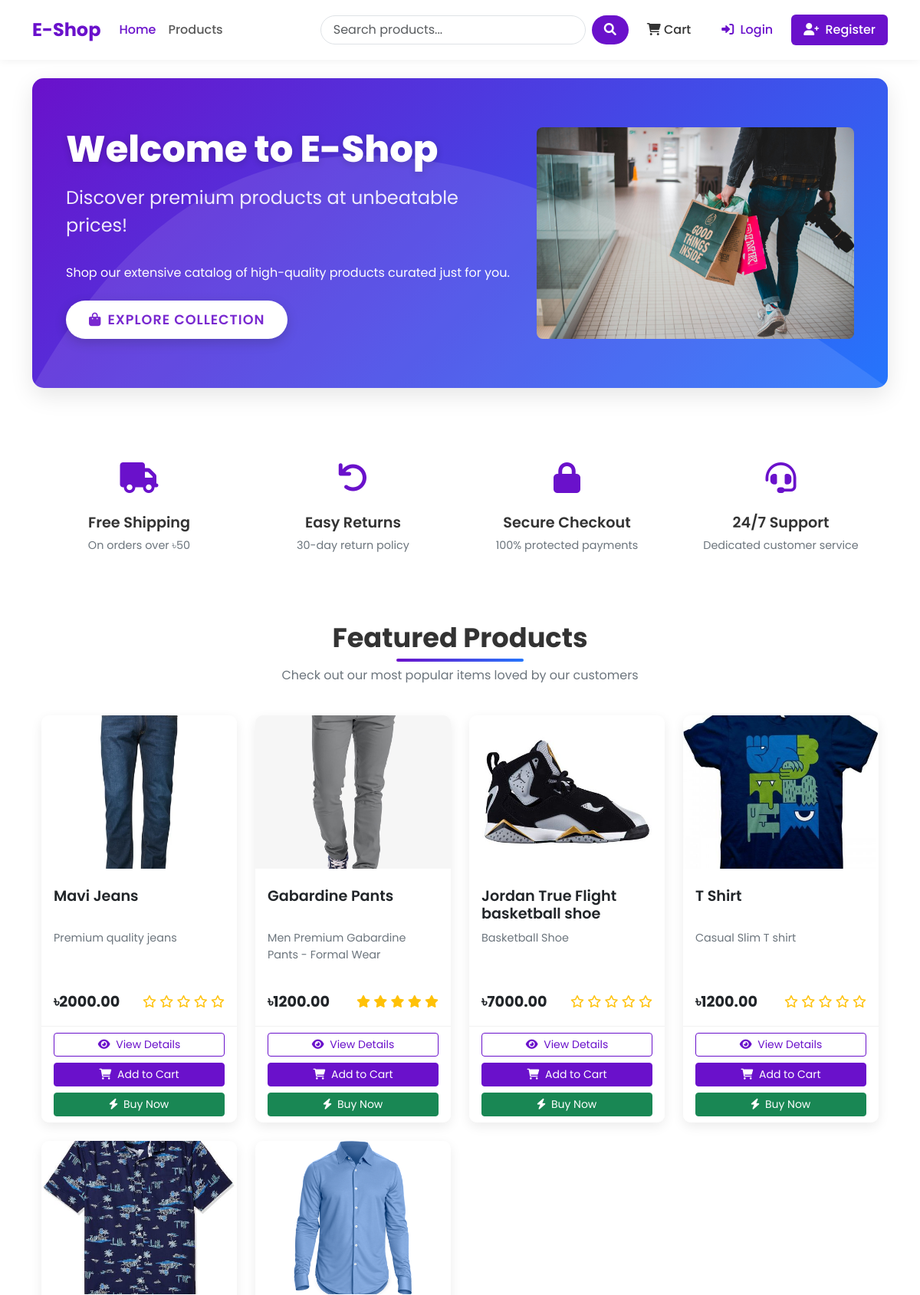
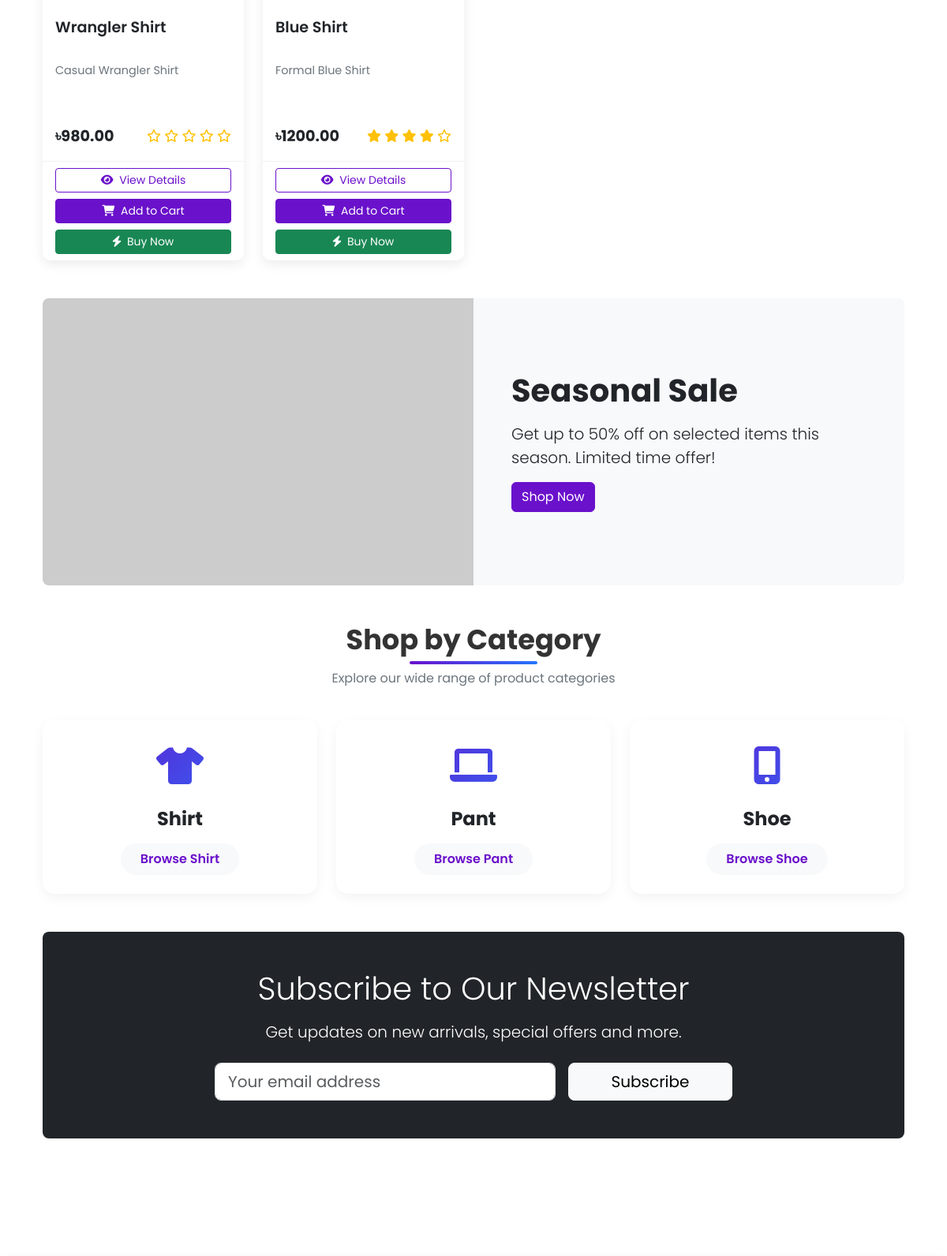
The page / (upper part) on the database its author committed (2 pictures, top to bottom).
### shop/models.py (models this page shows, shortened)
class Product(models.Model):
    name = models.CharField(max_length=200)
    slug = models.SlugField(max_length=200, unique=True)
    category = models.ForeignKey(Category, on_delete=models.CASCADE, related_name="products")
    description = models.TextField()
    price = models.DecimalField(max_digits=10, decimal_places=2) # 122.23
    stock = models.PositiveBigIntegerField(default=1)
    available = models.BooleanField(default=True)
    created = models.DateTimeField(auto_now_add=True)
    updated = models.DateTimeField(auto_now=True)
    image = models.ImageField(upload_to='products/%Y/%m/%d')
    def average_rating(self):
        ratings = self.ratings.all()
        if ratings.count() > 0:
            return sum([rating.rating for rating in ratings])/ratings.count()
        return 0

class Category(models.Model):
    name = models.CharField(max_length=100)
    slug = models.SlugField(max_length=100, unique=True)
    description = models.TextField(blank=True)
    class Meta:
        verbose_name_plural = 'Categories'

### shop/views.py (the view)
# urls.py: 2. Add a URL to urlpatterns:  path('', views.home, name='home')
def home(request):
    featured_products = Product.objects.filter(available=True).order_by('-created')[:8]
    categories = Category.objects.all()
    return render(request, 'shop/home.html', {
        'featured_products' : featured_products,
        'categories' : categories
    })

### shop/context_processors.py (called while the page is built)
def cart_items_count(request):
    if request.user.is_authenticated:
        try:
            cart = Cart.objects.get(user=request.user)
            return {'cart_items_count' : cart.get_total_items()}
        except Cart.DoesNotExist:
            return {'cart_items_count' : 0}
    return {'cart_items_count' : 0}

### templates/shop/home.html (shortened to what this page needs)
{% extends 'base.html' %}
{% load static %}
{% block content %}
<div class="hero-section">
    <div class="container">
        <div class="row align-items-center">
            <div class="col-lg-7">
                <h1 class="hero-title">Welcome to E-Shop</h1>
                <p class="hero-subtitle">Discover premium products at unbeatable prices!</p>
                <p class="mb-4">Shop our extensive catalog of high-quality products curated just for you.</p>
                <a class="btn hero-btn" href="{% url 'shop:product_list' %}">
                    <i class="fas fa-shopping-bag me-2"></i>Explore Collection
                </a>
            </div>
            <div class="col-lg-5 d-none d-lg-block">
                <div class="text-center">
                    <img src="{% static 'welcome.jpg' %}" alt="Welcome to E-Shop" class="img-fluid rounded-3">
                </div>
            </div>
        </div>
    </div>
</div>
<div class="container mb-5">
    <div class="row g-4">
        <div class="col-md-3">
            <div class="feature-item">
                <div class="feature-icon">
                    <i class="fas fa-truck"></i>
                </div>
                <h3 class="feature-title">Free Shipping</h3>
                <p class="feature-desc">On orders over ৳50</p>
            </div>
        </div>
        <div class="col-md-3">
            <div class="feature-item">
                <div class="feature-icon">
                    <i class="fas fa-undo"></i>
                </div>
                <h3 class="feature-title">Easy Returns</h3>
                <p class="feature-desc">30-day return policy</p>
            </div>
        </div>
        <div class="col-md-3">
            <div class="feature-item">
                <div class="feature-icon">
                    <i class="fas fa-lock"></i>
                </div>
                <h3 class="feature-title">Secure Checkout</h3>
                <p class="feature-desc">100% protected payments</p>
            </div>
        </div>
        <div class="col-md-3">
            <div class="feature-item">
                <div class="feature-icon">
                    <i class="fas fa-headset"></i>
                </div>
                <h3 class="feature-title">24/7 Support</h3>
                <p class="feature-desc">Dedicated customer service</p>
            </div>
        </div>
    </div>
</div>
<div class="container">
    <div class="section-header">
        <h2 class="section-title">Featured Products</h2>
        <p class="section-subtitle">Check out our most popular items loved by our customers</p>
    </div>
    <div class="row row-cols-1 row-cols-md-2 row-cols-lg-4 g-4">
        {% for product in featured_products %}
        <div class="col">
            <div class="card h-100 product-card">
                <div class="product-img-container">
                    {% if product.image %}
                    <img src="{{ product.image.url }}" class="product-img" alt="{{ product.name }}">
                    {% else %}
                    <div class="bg-light text-center p-5">
                        <i class="fas fa-image fa-3x text-muted"></i>
                    </div>
                    {% endif %}
                </div>
                <div class="card-body">
                    <h5 class="product-title">{{ product.name }}</h5>
                    <p class="product-desc">{{ product.description|truncatechars:100 }}</p>
                    <div class="d-flex justify-content-between align-items-center">
                        <span class="product-price">৳{{ product.price }}</span>
                        <div class="rating">
                            {% for i in "12345" %}
                            {% if forloop.counter <= product.average_rating %}
                            <i class="fas fa-star"></i>
                            {% else %}
                            <i class="far fa-star"></i>
                            {% endif %}
                            {% endfor %}
                        </div>
                    </div>
                </div>
				<div class="card-footer">
					<div class="d-grid gap-2">
						<a href="{% url 'shop:product_detail' product.slug %}" class="btn btn-sm btn-outline-primary">
							<i class="fas fa-eye me-1"></i> View Details
						</a>
						<form action="{% url 'shop:cart_add' product.id %}" method="post">
							<button type="submit" class="btn btn-sm btn-primary w-100">
								<i class="fas fa-shopping-cart me-1"></i> Add to Cart
							</button>
						</form>
						<form action="{% url 'shop:buy_now' product.id %}" method="post">
							<button type="submit" class="btn btn-sm btn-success w-100">
								<i class="fas fa-bolt me-1"></i> Buy Now
							</button>
						</form>
					</div>
				</div>
            </div>
        </div>
        {% empty %}
        <div class="col-12">
            <div class="alert alert-info">No featured products available at the moment.</div>
        </div>
        {% endfor %}
    </div>
</div>
<div class="container mt-5 mb-5">
    <div class="card border-0 bg-light rounded-3 overflow-hidden">
        <div class="row g-0">
            <div class="col-md-6 d-none d-md-block">
 <img src="https://placehold.co/600x400/2575fc/FFFFFF.png?text=Seasonal+Sale+50%+Off" alt="Seasonal sale" class="img-fluid" style="height: 100%; object-fit: cover;">            </div>
            <div class="col-md-6 p-5 d-flex align-items-center">
                <div>
                    <h3 class="display-6 fw-bold mb-3">Seasonal Sale</h3>
                    <p class="lead">Get up to 50% off on selected items this season. Limited time offer!</p>
                    <a href="{% url 'shop:product_list' %}" class="btn btn-primary">Shop Now</a>
                </div>
            </div>
        </div>
    </div>
</div>
<div class="container">
    <div class="section-header">
        <h2 class="section-title">Shop by Category</h2>
        <p class="section-subtitle">Explore our wide range of product categories</p>
    </div>
    <div class="row row-cols-1 row-cols-md-2 row-cols-lg-3 g-4">
        {% for category in categories %}
        <div class="col">
            <div class="card h-100 category-card">
                <div class="card-body text-center py-4">
                    <div class="category-icon">
                        <i class="fas fa-{% if forloop.counter == 1 %}tshirt{% elif forloop.counter == 2 %}laptop{% elif forloop.counter == 3 %}mobile-alt{% elif forloop.counter == 4 %}home{% elif forloop.counter == 5 %}shoe-prints{% else %}tag{% endif %}"></i>
                    </div>
                    <h3 class="category-title">{{ category.name }}</h3>
                    <a href="{% url 'shop:product_list_by_category' category.slug %}" class="btn category-btn">
                        Browse {{ category.name }}
                    </a>
                </div>
            </div>
        </div>
        {% empty %}
        <div class="col-12">
            <div class="alert alert-info">No categories available at the moment.</div>
        </div>
        {% endfor %}
    </div>
</div>
<div class="container my-5">
    <div class="card border-0 bg-dark text-white p-5 rounded-3">
        <div class="row justify-content-center">
            <div class="col-md-8 text-center">
                <h3 class="display-6 mb-3">Subscribe to Our Newsletter</h3>
                <p class="lead mb-4">Get updates on new arrivals, special offers and more.</p>
                <form class="row g-3 justify-content-center">
                    <div class="col-md-8">
                        <input type="email" class="form-control form-control-lg" placeholder="Your email address">
                    </div>
                    <div class="col-md-4">
                        <button type="submit" class="btn btn-light btn-lg w-100">Subscribe</button>
                    </div>
                </form>
            </div>
        </div>
    </div>
</div>
{% endblock %}

### templates/shop/home.html (style rules this page uses)
.hero-section { background: linear-gradient(135deg, #6a11cb 0%, #2575fc 100%); color: white; border-radius: 15px; overflow: hidden; position: relative; padding: 4rem 2rem; margin-bottom: 4rem; box-shadow: 0 10px 30px rgba(0, 0, 0, 0.1); }
.hero-section::before { content: ""; position: absolute; top: 0; left: 0; width: 100%; height: 100%; background-size: 100% 100%; }
.hero-title { font-weight: 800; font-size: 3rem; margin-bottom: 1rem; text-shadow: 0 2px 10px rgba(0, 0, 0, 0.2); }
.hero-subtitle { font-size: 1.5rem; margin-bottom: 2rem; opacity: 0.9; }
.hero-btn { padding: 12px 30px; font-size: 1.1rem; text-transform: uppercase; font-weight: 600; letter-spacing: 1px; border-radius: 50px; transition: all 0.3s ease; box-shadow: 0 5px 15px rgba(0, 0, 0, 0.2); background-color: white; color: #6a11cb; border: none; }
.section-header { text-align: center; margin-bottom: 2.5rem; position: relative; }
.section-title { font-weight: 700; font-size: 2.2rem; color: #333; margin-bottom: 1rem; position: relative; display: inline-block; }
.section-title:after { content: ''; position: absolute; width: 50%; height: 4px; background: linear-gradient(to right, #6a11cb, #2575fc); bottom: -10px; left: 25%; border-radius: 10px; }
.section-subtitle { color: #6c757d; max-width: 600px; margin: 0 auto; }
.product-card { border: none; border-radius: 15px; overflow: hidden; transition: all 0.3s ease; box-shadow: 0 5px 15px rgba(0, 0, 0, 0.05); }
.product-img-container { height: 200px; overflow: hidden; position: relative; }
.product-img { width: 100%; height: 100%; object-fit: cover; transition: transform 0.5s ease; }
.product-title { font-weight: 600; font-size: 1.2rem; margin-top: 0.5rem; overflow: hidden; text-overflow: ellipsis; display: -webkit-box; -webkit-line-clamp: 2; -webkit-box-orient: vertical; height: 3rem; }
.product-desc { color: #6c757d; font-size: 0.9rem; margin-bottom: 1rem; overflow: hidden; text-overflow: ellipsis; display: -webkit-box; -webkit-line-clamp: 3; -webkit-box-orient: vertical; height: 4rem; }
.product-price { font-weight: 700; color: #212529; font-size: 1.2rem; }
.rating { color: #ffc107; }
.card-footer { background-color: white; border-top: 1px solid rgba(0, 0, 0, 0.05); }
.btn-outline-primary { border-color: #6a11cb; color: #6a11cb; }
.btn-primary { background-color: #6a11cb; border-color: #6a11cb; }
.category-card { border: none; border-radius: 15px; overflow: hidden; transition: all 0.3s ease; box-shadow: 0 5px 15px rgba(0, 0, 0, 0.05); position: relative; }
.category-icon { font-size: 3rem; margin-bottom: 1rem; background: linear-gradient(135deg, #6a11cb 0%, #2575fc 100%); -webkit-background-clip: text; -webkit-text-fill-color: transparent; }
.category-title { font-weight: 700; margin-bottom: 0.5rem; font-size: 1.5rem; }
.category-btn { border: none; background-color: #f8f9fa; color: #6a11cb; border-radius: 50px; padding: 8px 25px; font-weight: 600; transition: all 0.3s ease; }
.feature-item { text-align: center; padding: 1.5rem; }
.feature-icon { font-size: 2.5rem; margin-bottom: 1rem; color: #6a11cb; }
.feature-title { font-weight: 600; font-size: 1.2rem; margin-bottom: 0.5rem; }
.feature-desc { color: #6c757d; font-size: 0.9rem; }

### templates/base.html (style rules this page uses)
:root { --primary-color: #6a11cb; --primary-dark: #5a0cb8; --primary-light: #7c4ddb; --secondary-color: #2575fc; --text-color: #333333; --text-light: #6c757d; --bg-light: #f8f9fa; --border-radius: 10px; --box-shadow: 0 5px 15px rgba(0,0,0,0.08); }
body { font-family: 'Poppins', sans-serif; color: var(--text-color); display: flex; flex-direction: column; min-height: 100vh; }
.product-card { border: none; border-radius: var(--border-radius); overflow: hidden; transition: transform 0.3s, box-shadow 0.3s; box-shadow: var(--box-shadow); }
.rating { color: #ffc107; }
.btn-primary { background-color: var(--primary-color); border-color: var(--primary-color); }
.btn-outline-primary { border-color: var(--primary-color); color: var(--primary-color); }

### rows shown on the page
Product: image (picture), name "Mavi Jeans", description "Premium quality jeans", price "2000.00"
Product: image (picture), name "Gabardine Pants", description "Men Premium Gabardine Pants - Formal Wear", price "1200.00"
Product: image (picture), name "Jordan True Flight basketball shoe", description "Basketball Shoe", price "7000.00"
Product: image (picture), name "T Shirt", description "Casual Slim T shirt", price "1200.00"
Product: image (picture), name "Wrangler Shirt", description "Casual Wrangler Shirt", price "980.00"
Product: image (picture), name "Blue Shirt", description "Formal Blue Shirt", price "1200.00"
Category: name "Shirt"
Category: name "Pant"
Category: name "Shoe"
